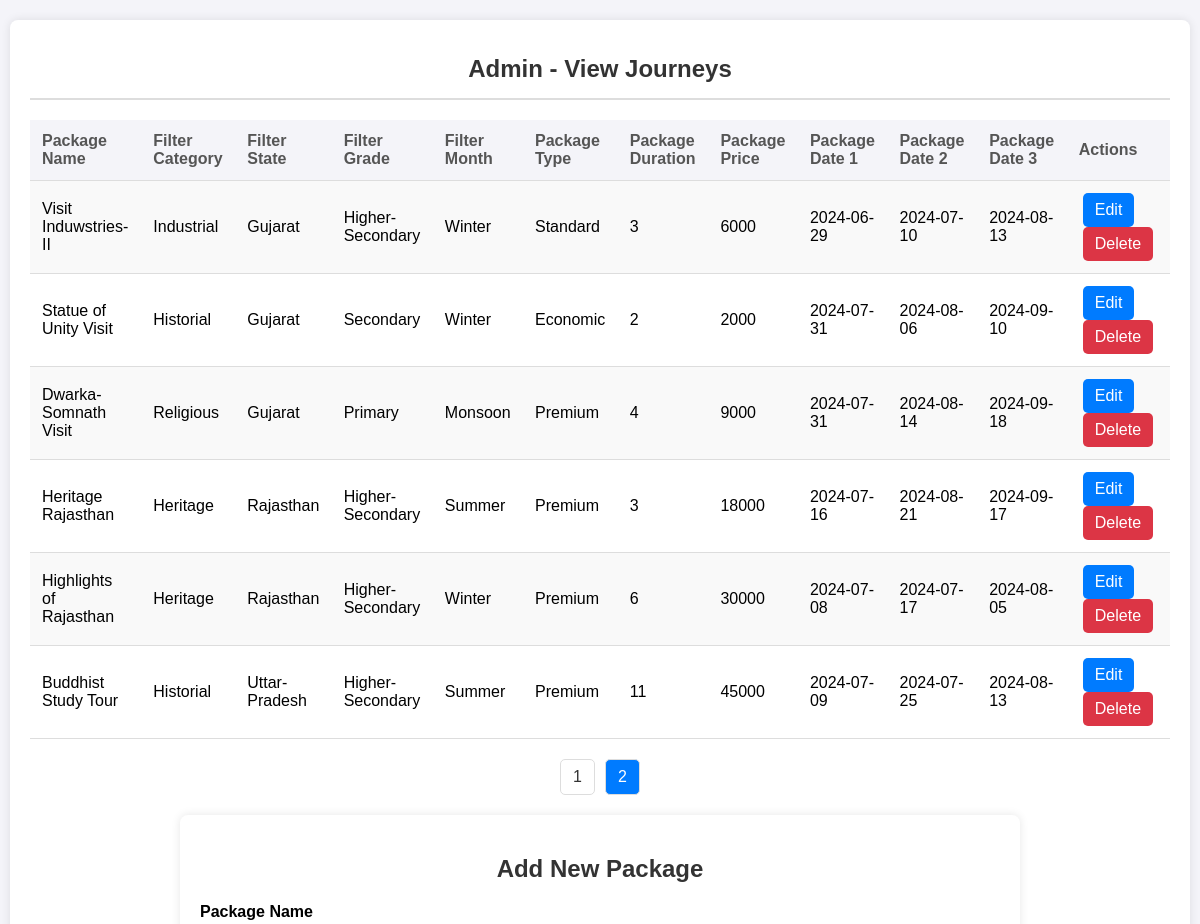
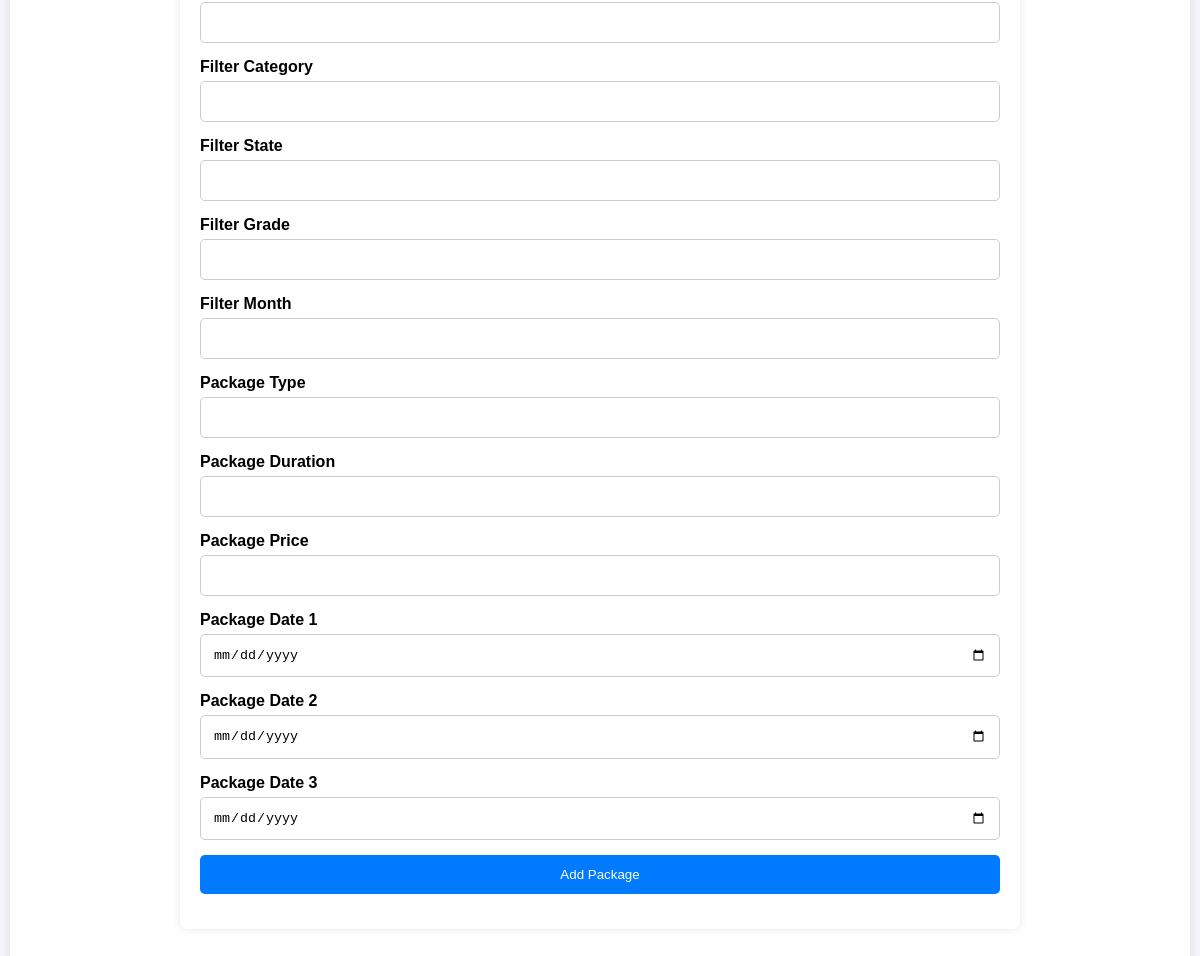
The app's page /admin/adminviewjourneys.php?page=2 with its own data (2 pictures, top to bottom).
### tables this page shows
CREATE TABLE `package` (
  `package_id` varchar(6) NOT NULL,
  `package_type` varchar(100) NOT NULL,
  `filter_category` varchar(100) NOT NULL,
  `filter_state` varchar(100) NOT NULL,
  `filter_grade` varchar(100) NOT NULL,
  `filter_month` varchar(100) NOT NULL,
  `package_name` varchar(100) NOT NULL,
  `package_duration` varchar(10) NOT NULL,
  `package_date1` date NOT NULL,
  `package_date2` date NOT NULL,
  `package_date3` date NOT NULL,
  `package_price` varchar(100) NOT NULL,
  `image_id` varchar(100) NOT NULL
);

### admin/adminviewjourneys.php (the view, shortened to what this page needs)
<?php
$servername = "localhost";
$username = "root";
$password = "";
$dbname = "project";
$conn = mysqli_connect($servername, $username, $password, $dbname);
$results_per_page = 10;
$page = isset($_GET['page']) ? (int)$_GET['page'] : 1;
$start = ($page - 1) * $results_per_page;
$sql = "SELECT package_id, package_type, filter_category, filter_state, filter_grade, filter_month, package_name, package_duration, package_date1, package_date2, package_date3, package_price FROM package LIMIT ?, ?";
$stmt = mysqli_prepare($conn, $sql);
mysqli_stmt_bind_param($stmt, "ii", $start, $results_per_page);
mysqli_stmt_execute($stmt);
$result = mysqli_stmt_get_result($stmt);
?>
<!DOCTYPE html>
<html lang="en">
<head>
</head>
<body>
<div class="container">
  <div class="header">
    <h1>Admin - View Journeys</h1>
  </div>
  <table>
    <tr>
      <th>Package Name</th>
      <th>Filter Category</th>
      <th>Filter State</th>
      <th>Filter Grade</th>
      <th>Filter Month</th>
      <th>Package Type</th>
      <th>Package Duration</th>
      <th>Package Price</th>
      <th>Package Date 1</th>
      <th>Package Date 2</th>
      <th>Package Date 3</th>
      <th>Actions</th>
    </tr>
    <?php while ($row = mysqli_fetch_assoc($result)) : ?>
      <tr>
        <td><?php echo $row['package_name']; ?></td>
        <td><?php echo $row['filter_category']; ?></td>
        <td><?php echo $row['filter_state']; ?></td>
        <td><?php echo $row['filter_grade']; ?></td>
        <td><?php echo $row['filter_month']; ?></td>
        <td><?php echo $row['package_type']; ?></td>
        <td><?php echo $row['package_duration']; ?></td>
        <td><?php echo $row['package_price']; ?></td>
        <td><?php echo $row['package_date1']; ?></td>
        <td><?php echo $row['package_date2']; ?></td>
        <td><?php echo $row['package_date3']; ?></td>
        <td class="actions">
          <a href="edit_package.php?id=<?php echo $row['package_id']; ?>" class="edit">Edit</a>
          <a href="delete_package.php?id=<?php echo $row['package_id']; ?>" onclick="return confirm('Are you sure you want to delete this package?')" class="delete">Delete</a>
        </td>
      </tr>
    <?php endwhile; ?>
  </table>
  <?php
  $sql_total = "SELECT COUNT(*) FROM package";
  $stmt_total = mysqli_prepare($conn, $sql_total);
  mysqli_stmt_execute($stmt_total);
  $result_total = mysqli_stmt_get_result($stmt_total);
  $total_packages = mysqli_fetch_array($result_total)[0];
  $total_pages = ceil($total_packages / $results_per_page);
  if ($total_pages > 1) {
    echo "<ul class='pagination'>";
    for ($i = 1; $i <= $total_pages; $i++) {
      $active_class = ($i == $page) ? "active" : "";
      echo "<li class='$active_class'><a href='?page=$i'>$i</a></li>";
    }
    echo "</ul>";
  }
  ?>
  <div class="form-container">
    <h2>Add New Package</h2>
    <form method="post" action="<?php echo htmlspecialchars($_SERVER['PHP_SELF']); ?>?page=<?php echo $page; ?>">
      <div class="form-group">
        <label for="package_name">Package Name</label>
        <input type="text" id="package_name" name="package_name" required>
      </div>
      <div class="form-group">
        <label for="filter_category">Filter Category</label>
        <input type="text" id="filter_category" name="filter_category" required>
      </div>
      <div class="form-group">
        <label for="filter_state">Filter State</label>
        <input type="text" id="filter_state" name="filter_state" required>
      </div>
      <div class="form-group">
        <label for="filter_grade">Filter Grade</label>
        <input type="text" id="filter_grade" name="filter_grade" required>
      </div>
      <div class="form-group">
        <label for="filter_month">Filter Month</label>
        <input type="text" id="filter_month" name="filter_month" required>
      </div>
      <div class="form-group">
        <label for="package_type">Package Type</label>
        <input type="text" id="package_type" name="package_type" required>
      </div>
      <div class="form-group">
        <label for="package_duration">Package Duration</label>
        <input type="text" id="package_duration" name="package_duration" required>
      </div>
      <div class="form-group">
        <label for="package_price">Package Price</label>
        <input type="number" id="package_price" name="package_price" required>
      </div>
      <div class="form-group">
        <label for="package_date1">Package Date 1</label>
        <input type="date" id="package_date1" name="package_date1" required>
      </div>
      <div class="form-group">
        <label for="package_date2">Package Date 2</label>
        <input type="date" id="package_date2" name="package_date2" required>
      </div>
      <div class="form-group">
        <label for="package_date3">Package Date 3</label>
        <input type="date" id="package_date3" name="package_date3" required>
      </div>
      <div class="form-group">
        <button type="submit" name="submit">Add Package</button>
      </div>
    </form>
  </div>
</div>
</body>
</html>

### admin/adminviewjourneys.php (style rules this page uses)
body { font-family: 'Arial', sans-serif; background-color: #f4f4f9; margin: 0; padding: 0; display: flex; justify-content: center; align-items: center; min-height: 100vh; }
.container { width: 95%; max-width: 1200px; margin: 20px auto; padding: 20px; background-color: #ffffff; border-radius: 8px; box-shadow: 0 0 10px rgba(0, 0, 0, 0.1); }
.header { text-align: center; padding: 15px 0; margin-bottom: 20px; border-bottom: 2px solid #dddddd; }
.header h1 { margin: 0; font-size: 24px; color: #333333; }
table { width: 100%; border-collapse: collapse; margin-bottom: 20px; }
th, td { padding: 12px; text-align: left; border-bottom: 1px solid #dddddd; }
th { background-color: #f4f4f9; color: #555555; }
tr:nth-child(even) td { background-color: #f9f9f9; }
.actions a { display: inline-block; padding: 8px 12px; margin: 0 4px; border-radius: 5px; text-decoration: none; color: #ffffff; transition: background-color 0.3s; }
.actions a.edit { background-color: #007bff; }
.actions a.delete { background-color: #dc3545; }
.pagination { display: flex; justify-content: center; list-style: none; padding: 0; margin-top: 20px; }
.pagination li { margin: 0 5px; }
.pagination li a { display: block; padding: 8px 12px; text-decoration: none; border: 1px solid #dddddd; border-radius: 5px; color: #333333; transition: background-color 0.3s, color 0.3s; }
.pagination li.active a { background-color: #007bff; color: #ffffff; }
.form-container { width: 100%; max-width: 800px; margin: 20px auto; padding: 20px; background-color: #ffffff; border-radius: 8px; box-shadow: 0 0 10px rgba(0, 0, 0, 0.1); }
.form-container h2 { margin-bottom: 20px; text-align: center; color: #333333; }
.form-group { margin-bottom: 15px; }
.form-group label { display: block; font-weight: bold; margin-bottom: 5px; }
.form-group input[type="text"], .form-group input[type="number"], .form-group input[type="date"] { width: 100%; padding: 12px; border-radius: 5px; border: 1px solid #cccccc; box-sizing: border-box; }
.form-group button[type="submit"] { width: 100%; padding: 12px; background-color: #007bff; color: #ffffff; border: none; border-radius: 5px; cursor: pointer; transition: background-color 0.3s; }

### records on screen
package: package_name "Visit Induwstries-II", filter_category "Industrial", filter_state "Gujarat", filter_grade "Higher-Secondary", filter_month "Winter", package_type "Standard", package_duration "3", package_price "6000", package_date1 "2024-06-29", package_date2 "2024-07-10", package_date3 "2024-08-13"
package: package_name "Statue of Unity Visit", filter_category "Historial", filter_state "Gujarat", filter_grade "Secondary", filter_month "Winter", package_type "Economic", package_duration "2", package_price "2000", package_date1 "2024-07-31", package_date2 "2024-08-06", package_date3 "2024-09-10"
package: package_name "Dwarka-Somnath Visit", filter_category "Religious", filter_state "Gujarat", filter_grade "Primary", filter_month "Monsoon", package_type "Premium", package_duration "4", package_price "9000", package_date1 "2024-07-31", package_date2 "2024-08-14", package_date3 "2024-09-18"
package: package_name "Heritage Rajasthan", filter_category "Heritage", filter_state "Rajasthan", filter_grade "Higher-Secondary", filter_month "Summer", package_type "Premium", package_duration "3", package_price "18000", package_date1 "2024-07-16", package_date2 "2024-08-21", package_date3 "2024-09-17"
package: package_name "Highlights of Rajasthan", filter_category "Heritage", filter_state "Rajasthan", filter_grade "Higher-Secondary", filter_month "Winter", package_type "Premium", package_duration "6", package_price "30000", package_date1 "2024-07-08", package_date2 "2024-07-17", package_date3 "2024-08-05"
package: package_name "Buddhist Study Tour", filter_category "Historial", filter_state "Uttar-Pradesh", filter_grade "Higher-Secondary", filter_month "Summer", package_type "Premium", package_duration "11", package_price "45000", package_date1 "2024-07-09", package_date2 "2024-07-25", package_date3 "2024-08-13"
